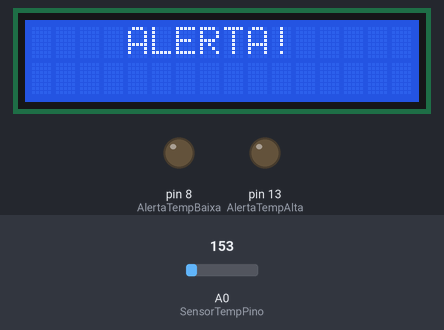
A sketch run on a simulated Arduino Uno, built with avr-gcc and run on an emulated ATmega328P. On the bench: 16×2 character LCD, output pins drawn as LEDs (lit = HIGH). The inputs (shaded band) are chosen by the test bench; at power-on: A0 (SensorTempPino) = 153. What the sketch prints to the serial monitor is not drawn.

Above: at 1.2 s.
1.3 s: A0 (SensorTempPino) set to 151
At 4.8 s:
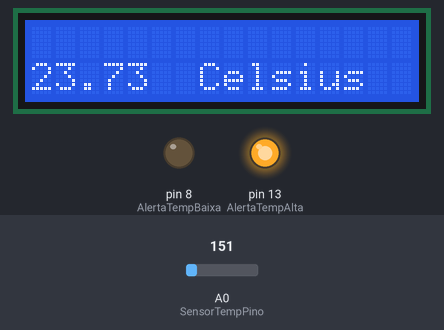
6.5 s: A0 (SensorTempPino) set to 133
At 10.6 s:
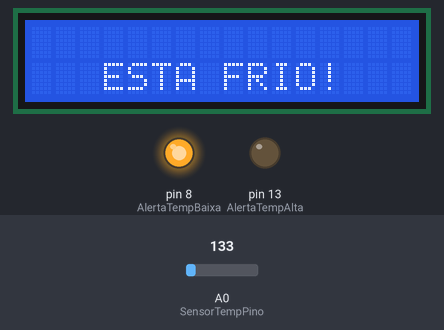
14.6 s: A0 (SensorTempPino) set to 165
At 18.8 s:
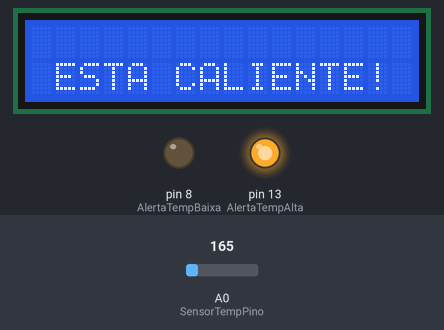
Timing chart, 0 to 20.3 s (numbered marks = the images above; inputs shaded):
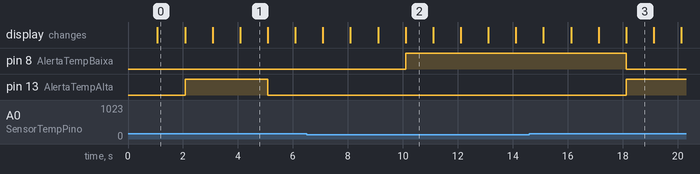

The sketch:

temperatura_sensor.ino
```cpp
//Por Eduardo Mejias
#include <LiquidCrystal.h>

LiquidCrystal LCD(12,11,5,4,3,2);

int SensorTempPino=0;
int AlertaTempBaixa=8;
int AlertaTempAlta=13;
int TempBaixa=23;
int TempAlta=24;

void setup() {
  Serial.begin(9600);
     pinMode(AlertaTempBaixa, OUTPUT);
  pinMode(AlertaTempAlta, OUTPUT);
    LCD.clear();
    LCD.begin(16,2);
  LCD.print(" Eduardo Mejias");

}

void loop() {

  int SensorTempTensao=analogRead(SensorTempPino);
  Serial.print(SensorTempTensao);
  float Tensao=SensorTempTensao*5;
  Tensao/=1024;
    float TemperaturaC=(Tensao-0.5)*100;
    LCD.setCursor(0,1);
  LCD.print(TemperaturaC);
    LCD.setCursor(7,1);
  LCD.print("Celsius");
    delay(1000);
    LCD.clear();

   if (TemperaturaC>TempAlta) {
        LCD.setCursor(1,0);
        LCD.print("   ALERTA!");
        delay(1000);
        LCD.clear();
      digitalWrite(AlertaTempBaixa, LOW);
      digitalWrite(AlertaTempAlta, HIGH);
        LCD.setCursor(0,1);
        LCD.print(" ESTA CALIENTE!");
        delay(1000);
        LCD.clear();

    }
    else if (TemperaturaC<TempBaixa){
        LCD.setCursor(1,0);
        LCD.print("   ALERTA!");
        delay(1000);
        LCD.clear();
      digitalWrite(AlertaTempBaixa, HIGH);
      digitalWrite(AlertaTempAlta, LOW);
        LCD.setCursor(0,1);
        LCD.print("   ESTA FRIO!");
        delay(1000);
        LCD.clear();
    }
    else {

      digitalWrite(AlertaTempBaixa, LOW);
      digitalWrite(AlertaTempAlta, LOW);

    }

    delay(1000);

}
```

Measured:
- the behaviour switches between 152 and 151 on A0 (SensorTempPino) (found by bisection; images 0 and 1)
- after the input at 6.5 s, pin 8 (AlertaTempBaixa): LOW → HIGH after 3.6 s; the display: first differs from a run without the input after 1.6 s (image 2 shows a later state)
- after the input at 14.6 s, pin 8 (AlertaTempBaixa): HIGH → LOW after 3.5 s; pin 13 (AlertaTempAlta): LOW → HIGH after 3.5 s
- what the display in image 1 shows lasts 1.0 s, from 4.1 s to 5.1 s
